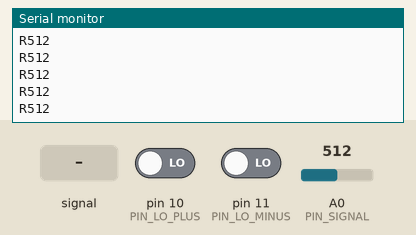
Simulated run of this sketch. Board: Arduino Uno, built with avr-gcc and run on an emulated ATmega328P. Shown: the last lines printed to the serial monitor. The test bench sets the inputs (shaded band); at power-on: pin 10 (PIN_LO_PLUS) LOW, A0 (PIN_SIGNAL) = 512, pin 11 (PIN_LO_MINUS) LOW.

Above: at 1.2 s.
1.3 s: A0 (PIN_SIGNAL) fed a 200 Hz sine of ±81 counts around its level
At 1.8 s:
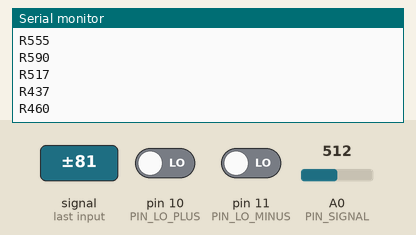
3.6 s: pin 10 (PIN_LO_PLUS) driven HIGH
At 4.4 s:
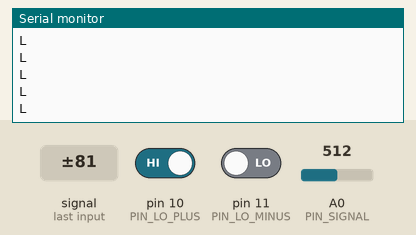
5.5 s: pin 10 (PIN_LO_PLUS) driven LOW
At 6.3 s:
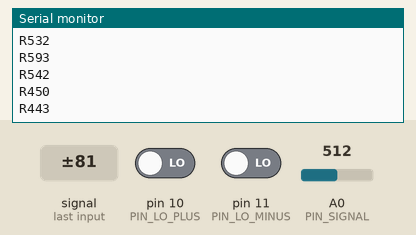
7.0 s: A0 (PIN_SIGNAL) set to 716
At 7.5 s:
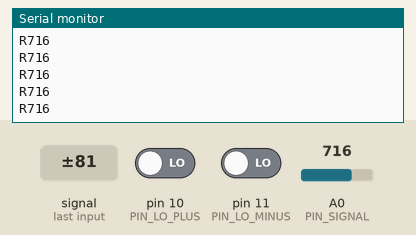
8.5 s: A0 (PIN_SIGNAL) fed a 1000 Hz sine of ±255 counts around its level
Timing chart, 0 to 9.9 s (numbered marks = the images above; inputs shaded):
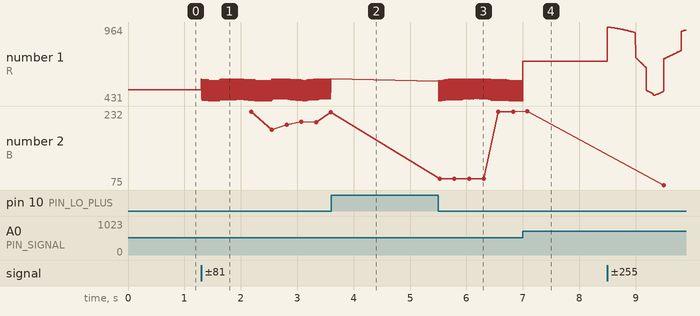

Measured:
- after the input at 1.3 s, the serial monitor: prints a new line at once (image 1)
- plotted number 1: 512 → 593 after the input at 1.3 s

The sketch:

heart_monitor.ino
```cpp
// heart_monitor.ino
// Arduino UNO + AD8232 (Heart Monitor breakout)
// Detecta cada latido en tiempo real y calcula BPM. Envia todo por Serial.
//
// CONEXIONES (protoboard, cables M-M):
//   AD8232 OUTPUT -> A0
//   AD8232 LO+    -> D10
//   AD8232 LO-    -> D11
//   AD8232 3.3V   -> 3.3V del Arduino
//   AD8232 GND    -> GND
//   AD8232 SDN    -> dejar sin conectar (o a 3.3V para forzar encendido)
//   Electrodos: RA, LA, RL segun el cable de 3 puntas del sensor
//
// IMPORTANTE: este es un proyecto de hobby, no un dispositivo medico.
// No lo uses para tomar decisiones de salud reales.

const int PIN_LO_PLUS = 10;
const int PIN_LO_MINUS = 11;
const int PIN_SIGNAL = A0;

const unsigned long SAMPLE_INTERVAL_US = 4000; // ~250 Hz de muestreo
const unsigned long REFRACTORY_MS = 250;       // min entre picos -> tope 240 bpm

int baseline = 512;                 // se auto-ajusta solo
unsigned long lastBeatTime = 0;
unsigned long lastSampleTime = 0;
bool aboveThreshold = false;

const int NUM_INTERVALS = 4;        // media movil corta -> respuesta rapida
unsigned long intervals[NUM_INTERVALS];
int intervalIndex = 0;
int intervalCount = 0;

void setup() {
  Serial.begin(115200);
  pinMode(PIN_LO_PLUS, INPUT);
  pinMode(PIN_LO_MINUS, INPUT);
}

void loop() {
  unsigned long now = micros();
  if (now - lastSampleTime < SAMPLE_INTERVAL_US) return;
  lastSampleTime = now;

  // Electrodos despegados
  if (digitalRead(PIN_LO_PLUS) == HIGH || digitalRead(PIN_LO_MINUS) == HIGH) {
    Serial.println("L");
    return;
  }

  int signal = analogRead(PIN_SIGNAL);

  // Señal cruda para dibujar la linea verde (formato compacto: R + valor)
  Serial.print('R');
  Serial.println(signal);

  // baseline adaptativo lento, para no perder el pico R
  baseline = baseline + ((signal - baseline) >> 6);

  unsigned long nowMs = millis();

  // Deteccion de pico por cruce de umbral sobre el baseline
  if (!aboveThreshold && signal > baseline + 100 && (nowMs - lastBeatTime) > REFRACTORY_MS) {
    aboveThreshold = true;

    if (lastBeatTime != 0) {
      unsigned long interval = nowMs - lastBeatTime;
      intervals[intervalIndex] = interval;
      intervalIndex = (intervalIndex + 1) % NUM_INTERVALS;
      if (intervalCount < NUM_INTERVALS) intervalCount++;

      unsigned long sum = 0;
      for (int i = 0; i < intervalCount; i++) sum += intervals[i];
      float avgInterval = sum / (float)intervalCount;
      int bpm = (int)(60000.0 / avgInterval);

      Serial.print('B');
      Serial.println(bpm);
    }

    lastBeatTime = nowMs;
    Serial.println('P'); // evento inmediato de latido
  } else if (signal < baseline + 50) {
    aboveThreshold = false;
  }
}
```
